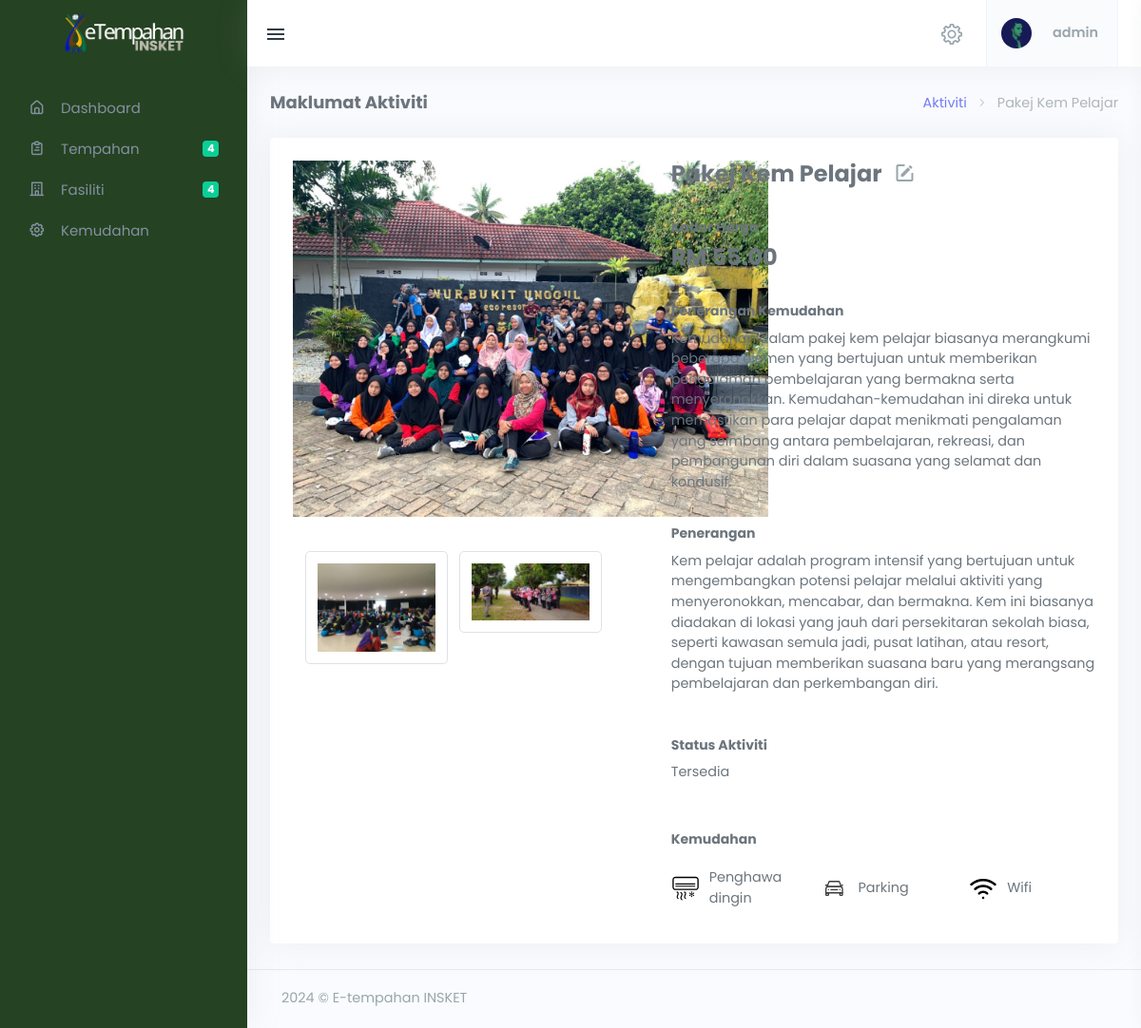
The app's page /adminDashboard/aktiviti_details.php?id_aktiviti=26 (signed in) with its own data.
### tables this page shows
CREATE TABLE `aktiviti` (
  `id_aktiviti` int(11) NOT NULL,
  `nama_aktiviti` varchar(50) DEFAULT NULL,
  `kadar_harga` decimal(10,2) DEFAULT NULL,
  `penerangan_kemudahan` varchar(500) DEFAULT NULL,
  `penerangan` varchar(550) DEFAULT NULL,
  `status_aktiviti` enum('Tersedia','Tidak Tersedia') DEFAULT NULL
);

CREATE TABLE `url_gambar` (
  `id_gambar` int(10) NOT NULL,
  `jenis_gambar` enum('main','banner','add','') DEFAULT NULL,
  `url_gambar` text DEFAULT NULL,
  `id_bilik` int(10) DEFAULT NULL,
  `id_perkahwinan` int(10) DEFAULT NULL,
  `id_dewan` int(11) DEFAULT NULL,
  `id_aktiviti` int(11) DEFAULT NULL
);

CREATE TABLE `kemudahan` (
  `id_kemudahan` int(11) NOT NULL,
  `nama` varchar(25) DEFAULT NULL,
  `icon_url` varchar(100) DEFAULT NULL
);

### adminDashboard/aktiviti_details.php (the view, shortened to what this page needs)
<?php
include 'controller/get_aktiviti.php';
$conn = DBConnection::getConnection();
?>
<!DOCTYPE html>
<html lang="en">
	<head>
        <link href="assets/css/vendor/dataTables.bootstrap5.css" rel="stylesheet" type="text/css" />
        <link href="assets/css/vendor/responsive.bootstrap5.css" rel="stylesheet" type="text/css" />
        <link href="assets/css/icons.min.css" rel="stylesheet" type="text/css" />
        <link href="assets/css/app.min.css" rel="stylesheet" type="text/css" id="app-style"/>
    </head>
    <body class="" data-layout-color="light" data-leftbar-theme="dark" data-layout-mode="fluid" data-rightbar-onstart="true">
        <div class="wrapper">
           <?php include 'partials/left-sidemenu.php';?>
            <div class="content-page">
                <div class="content">
					<?php include 'partials/topbar.php'; ?>
                    <div class="container-fluid">
					<?php
						if (isset($_GET['id_aktiviti'])) {
							$id_aktiviti = $_GET['id_aktiviti'];
						} else {
							echo '<div class="alert alert-danger">ID Aktiviti tidak ditemui.</div>';
								exit;
							}
							$query = "
								SELECT
									aktiviti.id_aktiviti,
									aktiviti.nama_aktiviti,
									aktiviti.kadar_harga,
									aktiviti.penerangan_kemudahan,
									aktiviti.penerangan,
									aktiviti.status_aktiviti,
									url_gambar.url_gambar,
									url_gambar.jenis_gambar
								FROM aktiviti
								LEFT JOIN url_gambar ON aktiviti.id_aktiviti = url_gambar.id_aktiviti
								WHERE aktiviti.id_aktiviti = ?
							";
							$stmt = $conn->prepare($query);
							$stmt->bind_param("i", $id_aktiviti);
							$stmt->execute();
							$result = $stmt->get_result();
							if ($result->num_rows > 0) {
								$utama_image = '';
								$banner_image = '';
								$tambahan_images = [];
								while ($row = $result->fetch_assoc()) {
									$id_aktiviti = $row['id_aktiviti'];
									$nama_aktiviti = $row['nama_aktiviti'];
									$kadar_harga = $row['kadar_harga'];
									$penerangan_kemudahan = $row['penerangan_kemudahan'];
									$penerangan = $row['penerangan'];
									$status_aktiviti = $row['status_aktiviti'];
									$url_gambar = $row['url_gambar'];
									$jenis_gambar = $row['jenis_gambar'];
									if ($jenis_gambar == 'main') {
										$utama_image = $url_gambar;
									} elseif ($jenis_gambar == 'banner') {
										$banner_image = $url_gambar;
									} elseif ($jenis_gambar == 'add') {
										$tambahan_images[] = $url_gambar;
										}
								}
							} else {
								echo '<div class="alert alert-info">Tiada rekod aktiviti ditemui untuk ID Aktiviti: ' . $id_aktiviti . '.</div>';
								}
						?>
                        <div class="row">
                            <div class="col-12">
                                <div class="page-title-box">
                                    <div class="page-title-right">
                                        <ol class="breadcrumb m-0">
                                            <li class="breadcrumb-item"><a href="aktiviti.php">Aktiviti</a></li>
                                            <li class="breadcrumb-item active"><?php echo $nama_aktiviti; ?></li>
                                        </ol>
                                    </div>
                                    <h4 class="page-title">Maklumat Aktiviti</h4>
                                </div>
                            </div>
                        </div>
                        <div class="row">
                            <div class="col-12">
                                <div class="card">
                                    <div class="card-body">
                                        <div class="row">
											<div class="col-lg-5">
												<?php if ($utama_image): ?>
													<a href="javascript:void(0);" class="text-center d-block mb-4" onclick="showImage('controller/<?php echo $utama_image; ?>', 'Gambar Utama')">
														<img src="controller/<?php echo $utama_image; ?>"
															 class="img-fluid hover-effect"
															 style="max-width: 500px;"
															 alt="Gambar Utama" />
													</a>
												<?php endif; ?>
												<div class="d-lg-flex d-none justify-content-center">
													<?php if ($banner_image): ?>
														<a href="javascript:void(0);" class="text-center d-block mb-4" onclick="showImage('controller/<?php echo $banner_image; ?>', 'Gambar Banner')">
															<img src="controller/<?php echo $banner_image; ?>"
																 class="img-fluid img-thumbnail p-2 uniform-image hover-effect"
																 alt="Gambar Banner" />
														</a>
													<?php endif; ?>
													<?php if (!empty($tambahan_images)): ?>
														<?php foreach ($tambahan_images as $tambahan): ?>
															<a href="javascript:void(0);" class="ms-2" onclick="showImage('controller/<?php echo $tambahan; ?>', 'Gambar Tambahan')">
																<img src="controller/<?php echo $tambahan; ?>"
																	 class="img-fluid img-thumbnail p-2 uniform-image hover-effect"
																	 alt="Gambar Tambahan" />
															</a>
														<?php endforeach; ?>
													<?php else: ?>
														<p>Tiada gambar tambahan tersedia.</p>
													<?php endif; ?>
												</div>
											</div>
                                            <div class="col-lg-7">
                                                <form class="ps-lg-4">
                                                    <h3 class="mt-0"><?php echo $nama_aktiviti; ?><a href="kemaskini_aktiviti.php?id_aktiviti=<?php echo isset($id_aktiviti) ? $id_aktiviti : '0';?>" class="text-muted"><i class="mdi mdi-square-edit-outline ms-2"></i></a> </h3>
                                                    <div class="mt-4">
                                                        <h6 class="font-14">Kadar Harga</h6>
                                                        <h3><?php echo 'RM ' . $kadar_harga; ?></h3>
                                                    </div>
                                                    <div class="mt-4">
                                                        <h6 class="font-14">Penerangan Kemudahan</h6>
                                                        <p><?php echo $penerangan_kemudahan; ?></p>
                                                    </div>
                                                    <div class="mt-4">
                                                        <h6 class="font-14">Penerangan</h6>
                                                        <p><?php echo $penerangan; ?></p>
                                                    </div>
                                                    <div class="mt-4">
                                                        <div class="row">
                                                            <div class="col-md-4">
                                                                <h6 class="font-14">Status Aktiviti</h6>
                                                                <p class="text-sm lh-150"><?php echo $status_aktiviti; ?></p>
                                                            </div>
                                                        </div>
                                                    </div>
													<div class="mt-4">
														<h6 class="font-14">Kemudahan</h6>
														<div class="row">
															<?php
															if (isset($_GET['id_aktiviti'])) {
																$id_aktiviti = $_GET['id_aktiviti'];
															} else {
																echo '<div class="alert alert-danger">ID Aktiviti tidak ditemui.</div>';
																exit;
															}
															$query = "
																SELECT k.nama, k.icon_url
																FROM kemudahan k
																JOIN aktiviti_kemudahan ak ON k.id_kemudahan = ak.id_kemudahan
																WHERE ak.id_aktiviti = '$id_aktiviti'
															";
															$conn = DBConnection::getConnection();
															$result = $conn->query($query);
															if ($result->num_rows > 0) {
																while ($row = $result->fetch_assoc()) {
																	$nama = $row['nama'];
																	$icon_url = $row['icon_url'];
																	echo '<div class="col-4 d-flex align-items-center my-2">';
																	if ($icon_url) {
																		echo '<img src="../' . $icon_url . '" alt="' . htmlspecialchars($nama) . '" style="height: 30px; margin-right: 10px;">';
																	}
																	echo '<span>' . htmlspecialchars($nama) . '</span>';
																	echo '</div>';
																}
															} else {
																echo '<div class="col-12">Tiada kemudahan tersedia untuk aktiviti ini.</div>';
															}
															?>
														</div>
													</div>
                                                </form>
                                            </div>
                                        </div>
                                    </div>
                                </div>
                            </div>
                        </div>
                    </div>
                </div>
                <?php include 'partials/footer.php'; ?>
            </div>
        </div>
    </body>
</html>

### adminDashboard/aktiviti_details.php (style rules this page uses)
body { font-family: 'Poppins'; }
body[data-leftbar-theme=dark] { --ct-bg-leftbar: #254222; }
.hover-effect { transition: transform 0.3s ease, opacity 0.3s ease; cursor: pointer; }
.uniform-image { width: 200px; height: 200px; object-fit: cover; border-radius: 5px; }
.img-thumbnail { max-width: 150px; height: auto; object-fit: cover; }

### records on screen
aktiviti: nama_aktiviti "Pakej Kem Pelajar", kadar_harga "55.00", penerangan_kemudahan "Kemudahan dalam pakej kem pelajar biasanya merangkumi beberapa elemen yang bertujuan untuk memberikan pengalaman pembelajaran yang bermakna serta menyeronokkan. Kemudahan-kemudahan ini direka untuk memastikan para pelajar dapat menikmati pengalaman yang seimbang antara pembelajaran, rekreasi, dan pembangunan diri dalam suasana yang selamat dan kondusif.", penerangan "Kem pelajar adalah program intensif yang bertujuan untuk mengembangkan potensi pelajar melalui aktiviti yang menyeronokkan, mencabar, dan bermakna. Kem ini biasanya diadakan di lokasi yang jauh dari persekitaran sekolah biasa, seperti kawasan semula jadi, pusat latihan, atau resort, dengan tujuan memberikan suasana baru yang merangsang pembelajaran dan perkembangan diri.", status_aktiviti "Tersedia"
url_gambar: url_gambar (picture)
url_gambar: url_gambar (picture)
kemudahan: icon_url (picture), nama "Penghawa dingin"
kemudahan: icon_url (picture), nama "Parking"
kemudahan: icon_url (picture), nama "Wifi"

### other values on screen
$_SESSION['username'] "admin"
